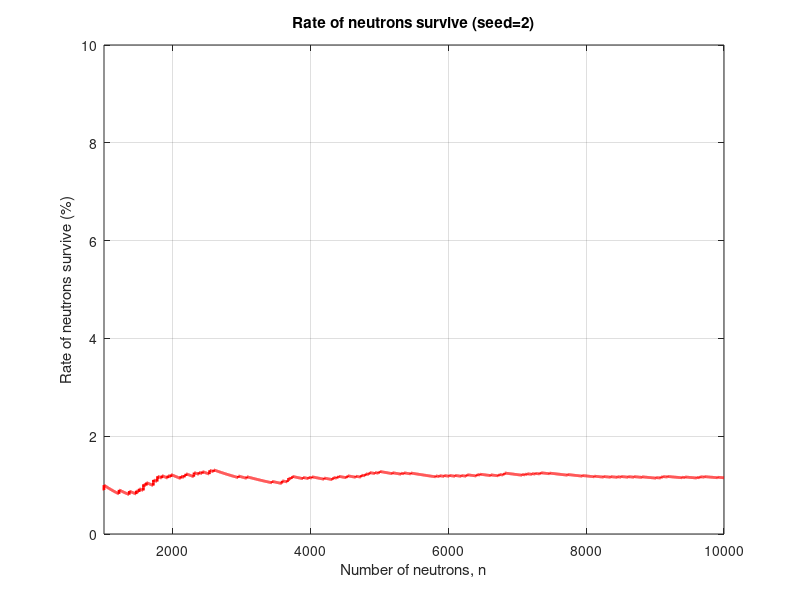

Write MATLAB code to recreate this figure.
close all;
nSamples=10000;
seed=2;
rand('seed',seed);
NSurvive=0;
rateSurvive=zeros(nSamples,1);

for n=1:nSamples
    xDist=0;
    for i=1:6
        r=rand(1,1);
        direction=2*pi*r;
        xDist=xDist+cos(direction);
        if(xDist>=4)
            NSurvive=NSurvive+1;
            break;
        end
    end
    rateSurvive(n)=100*NSurvive/n;
end

plot(rateSurvive, 'r-', 'linewidth', 2);
title(sprintf('Rate of neutrons survive (seed=%d)',seed));
xlabel('Number of neutrons, n');
ylabel('Rate of neutrons survive (%)');
axis([1000,10000 0 10]);

grid on

pause
print -dpsc2 volumn.eps
close